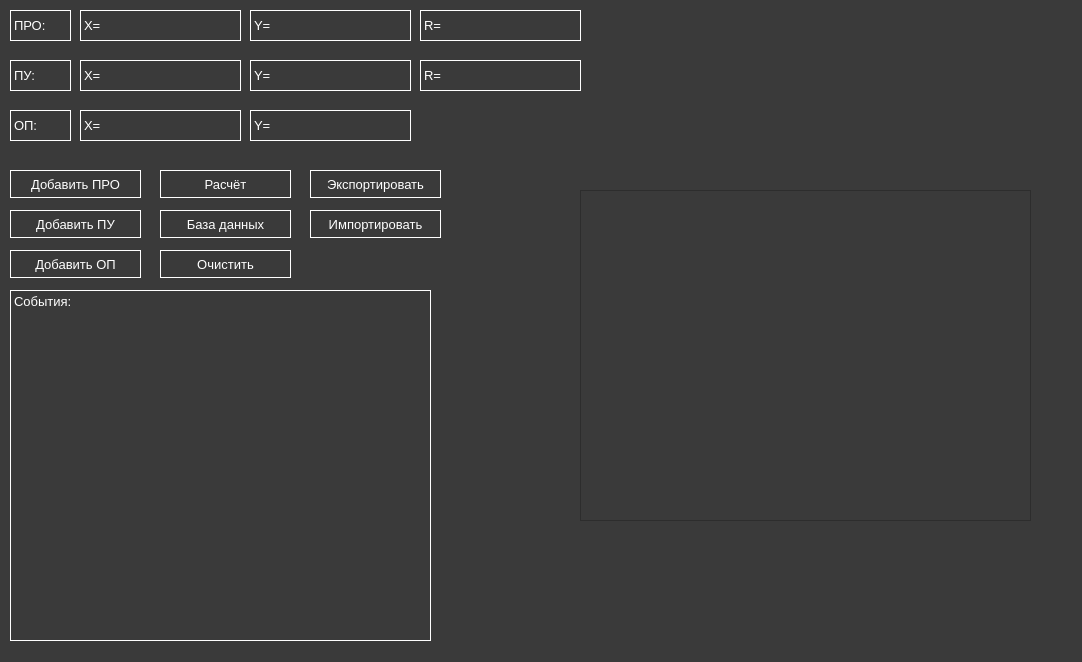
<?xml version="1.0" encoding="UTF-8"?>
<ui version="4.0">
 <class>MainWindow</class>
 <widget class="QMainWindow" name="MainWindow">
  <property name="geometry">
   <rect>
    <x>0</x>
    <y>0</y>
    <width>1082</width>
    <height>662</height>
   </rect>
  </property>
  <property name="windowTitle">
   <string>MainWindow</string>
  </property>
  <property name="styleSheet">
   <string notr="true">background-color: rgb(58, 58, 58);
color: rgb(255, 255, 255);</string>
  </property>
  <widget class="QWidget" name="centralwidget">
   <widget class="QLabel" name="label">
    <property name="geometry">
     <rect>
      <x>10</x>
      <y>10</y>
      <width>61</width>
      <height>31</height>
     </rect>
    </property>
    <property name="font">
     <font>
      <pointsize>10</pointsize>
     </font>
    </property>
    <property name="styleSheet">
     <string notr="true">border-style: solid;
border-color: white;
border-width: 1px 1px 1px 1px;</string>
    </property>
    <property name="text">
     <string>ПРО:</string>
    </property>
   </widget>
   <widget class="QLabel" name="label_2">
    <property name="geometry">
     <rect>
      <x>10</x>
      <y>60</y>
      <width>61</width>
      <height>31</height>
     </rect>
    </property>
    <property name="font">
     <font>
      <pointsize>10</pointsize>
     </font>
    </property>
    <property name="styleSheet">
     <string notr="true">border-style: solid;
border-color: white;
border-width: 1px 1px 1px 1px;</string>
    </property>
    <property name="text">
     <string>ПУ:</string>
    </property>
   </widget>
   <widget class="QLabel" name="label_3">
    <property name="geometry">
     <rect>
      <x>10</x>
      <y>110</y>
      <width>61</width>
      <height>31</height>
     </rect>
    </property>
    <property name="font">
     <font>
      <pointsize>10</pointsize>
     </font>
    </property>
    <property name="styleSheet">
     <string notr="true">border-style: solid;
border-color: white;
border-width: 1px 1px 1px 1px;</string>
    </property>
    <property name="text">
     <string>ОП:</string>
    </property>
   </widget>
   <widget class="QLabel" name="label_4">
    <property name="geometry">
     <rect>
      <x>80</x>
      <y>10</y>
      <width>41</width>
      <height>31</height>
     </rect>
    </property>
    <property name="font">
     <font>
      <pointsize>10</pointsize>
     </font>
    </property>
    <property name="styleSheet">
     <string notr="true">border-style: solid;
border-color: white;
border-width: 1px 0px 1px 1px;</string>
    </property>
    <property name="text">
     <string>Х=</string>
    </property>
   </widget>
   <widget class="QLabel" name="label_5">
    <property name="geometry">
     <rect>
      <x>250</x>
      <y>60</y>
      <width>41</width>
      <height>31</height>
     </rect>
    </property>
    <property name="font">
     <font>
      <pointsize>10</pointsize>
     </font>
    </property>
    <property name="styleSheet">
     <string notr="true">border-style: solid;
border-color: white;
border-width: 1px 0px 1px 1px;</string>
    </property>
    <property name="text">
     <string>Y=</string>
    </property>
   </widget>
   <widget class="QLineEdit" name="PRO_X">
    <property name="geometry">
     <rect>
      <x>120</x>
      <y>10</y>
      <width>121</width>
      <height>31</height>
     </rect>
    </property>
    <property name="styleSheet">
     <string notr="true">border-style: solid;
border-color: white;
border-width: 1px 1px 1px 0px;</string>
    </property>
   </widget>
   <widget class="QLineEdit" name="PU_Y">
    <property name="geometry">
     <rect>
      <x>290</x>
      <y>60</y>
      <width>121</width>
      <height>31</height>
     </rect>
    </property>
    <property name="styleSheet">
     <string notr="true">border-style: solid;
border-color: white;
border-width: 1px 1px 1px 0px;</string>
    </property>
   </widget>
   <widget class="QLabel" name="label_6">
    <property name="geometry">
     <rect>
      <x>250</x>
      <y>10</y>
      <width>41</width>
      <height>31</height>
     </rect>
    </property>
    <property name="font">
     <font>
      <pointsize>10</pointsize>
     </font>
    </property>
    <property name="styleSheet">
     <string notr="true">border-style: solid;
border-color: white;
border-width: 1px 0px 1px 1px;</string>
    </property>
    <property name="text">
     <string>Y=</string>
    </property>
   </widget>
   <widget class="QLineEdit" name="PRO_Y">
    <property name="geometry">
     <rect>
      <x>290</x>
      <y>10</y>
      <width>121</width>
      <height>31</height>
     </rect>
    </property>
    <property name="styleSheet">
     <string notr="true">border-style: solid;
border-color: white;
border-width: 1px 1px 1px 0px;</string>
    </property>
   </widget>
   <widget class="QLabel" name="label_7">
    <property name="geometry">
     <rect>
      <x>80</x>
      <y>60</y>
      <width>41</width>
      <height>31</height>
     </rect>
    </property>
    <property name="font">
     <font>
      <pointsize>10</pointsize>
     </font>
    </property>
    <property name="styleSheet">
     <string notr="true">border-style: solid;
border-color: white;
border-width: 1px 0px 1px 1px;</string>
    </property>
    <property name="text">
     <string>Х=</string>
    </property>
   </widget>
   <widget class="QLineEdit" name="PU_X">
    <property name="geometry">
     <rect>
      <x>120</x>
      <y>60</y>
      <width>121</width>
      <height>31</height>
     </rect>
    </property>
    <property name="styleSheet">
     <string notr="true">border-style: solid;
border-color: white;
border-width: 1px 1px 1px 0px;</string>
    </property>
   </widget>
   <widget class="QLabel" name="label_8">
    <property name="geometry">
     <rect>
      <x>80</x>
      <y>110</y>
      <width>41</width>
      <height>31</height>
     </rect>
    </property>
    <property name="font">
     <font>
      <pointsize>10</pointsize>
     </font>
    </property>
    <property name="styleSheet">
     <string notr="true">border-style: solid;
border-color: white;
border-width: 1px 0px 1px 1px;</string>
    </property>
    <property name="text">
     <string>Х=</string>
    </property>
   </widget>
   <widget class="QLineEdit" name="OP_X">
    <property name="geometry">
     <rect>
      <x>120</x>
      <y>110</y>
      <width>121</width>
      <height>31</height>
     </rect>
    </property>
    <property name="styleSheet">
     <string notr="true">border-style: solid;
border-color: white;
border-width: 1px 1px 1px 0px;</string>
    </property>
   </widget>
   <widget class="QLabel" name="label_9">
    <property name="geometry">
     <rect>
      <x>250</x>
      <y>110</y>
      <width>41</width>
      <height>31</height>
     </rect>
    </property>
    <property name="font">
     <font>
      <pointsize>10</pointsize>
     </font>
    </property>
    <property name="styleSheet">
     <string notr="true">border-style: solid;
border-color: white;
border-width: 1px 0px 1px 1px;</string>
    </property>
    <property name="text">
     <string>Y=</string>
    </property>
   </widget>
   <widget class="QLineEdit" name="OP_Y">
    <property name="geometry">
     <rect>
      <x>290</x>
      <y>110</y>
      <width>121</width>
      <height>31</height>
     </rect>
    </property>
    <property name="styleSheet">
     <string notr="true">border-style: solid;
border-color: white;
border-width: 1px 1px 1px 0px;</string>
    </property>
   </widget>
   <widget class="QLabel" name="label_10">
    <property name="geometry">
     <rect>
      <x>420</x>
      <y>10</y>
      <width>41</width>
      <height>31</height>
     </rect>
    </property>
    <property name="font">
     <font>
      <pointsize>10</pointsize>
     </font>
    </property>
    <property name="styleSheet">
     <string notr="true">border-style: solid;
border-color: white;
border-width: 1px 0px 1px 1px;</string>
    </property>
    <property name="text">
     <string>R=</string>
    </property>
   </widget>
   <widget class="QLineEdit" name="PRO_R">
    <property name="geometry">
     <rect>
      <x>460</x>
      <y>10</y>
      <width>121</width>
      <height>31</height>
     </rect>
    </property>
    <property name="styleSheet">
     <string notr="true">border-style: solid;
border-color: white;
border-width: 1px 1px 1px 0px;</string>
    </property>
   </widget>
   <widget class="QLabel" name="label_11">
    <property name="geometry">
     <rect>
      <x>420</x>
      <y>60</y>
      <width>41</width>
      <height>31</height>
     </rect>
    </property>
    <property name="font">
     <font>
      <pointsize>10</pointsize>
     </font>
    </property>
    <property name="styleSheet">
     <string notr="true">border-style: solid;
border-color: white;
border-width: 1px 0px 1px 1px;</string>
    </property>
    <property name="text">
     <string>R=</string>
    </property>
   </widget>
   <widget class="QLineEdit" name="PU_R">
    <property name="geometry">
     <rect>
      <x>460</x>
      <y>60</y>
      <width>121</width>
      <height>31</height>
     </rect>
    </property>
    <property name="styleSheet">
     <string notr="true">border-style: solid;
border-color: white;
border-width: 1px 1px 1px 0px;</string>
    </property>
   </widget>
   <widget class="QPushButton" name="D_PRO">
    <property name="geometry">
     <rect>
      <x>10</x>
      <y>170</y>
      <width>131</width>
      <height>28</height>
     </rect>
    </property>
    <property name="font">
     <font>
      <pointsize>10</pointsize>
     </font>
    </property>
    <property name="styleSheet">
     <string notr="true">border-style: solid;
border-color: white;
border-width: 1px 1px 1px 1px;</string>
    </property>
    <property name="text">
     <string>Добавить ПРО</string>
    </property>
   </widget>
   <widget class="QPushButton" name="D_PU">
    <property name="geometry">
     <rect>
      <x>10</x>
      <y>210</y>
      <width>131</width>
      <height>28</height>
     </rect>
    </property>
    <property name="font">
     <font>
      <pointsize>10</pointsize>
     </font>
    </property>
    <property name="styleSheet">
     <string notr="true">border-style: solid;
border-color: white;
border-width: 1px 1px 1px 1px;</string>
    </property>
    <property name="text">
     <string>Добавить ПУ</string>
    </property>
   </widget>
   <widget class="QPushButton" name="D_OP">
    <property name="geometry">
     <rect>
      <x>10</x>
      <y>250</y>
      <width>131</width>
      <height>28</height>
     </rect>
    </property>
    <property name="font">
     <font>
      <pointsize>10</pointsize>
     </font>
    </property>
    <property name="styleSheet">
     <string notr="true">border-style: solid;
border-color: white;
border-width: 1px 1px 1px 1px;</string>
    </property>
    <property name="text">
     <string>Добавить ОП</string>
    </property>
   </widget>
   <widget class="QPushButton" name="RASHET">
    <property name="geometry">
     <rect>
      <x>160</x>
      <y>170</y>
      <width>131</width>
      <height>28</height>
     </rect>
    </property>
    <property name="font">
     <font>
      <pointsize>10</pointsize>
     </font>
    </property>
    <property name="styleSheet">
     <string notr="true">border-style: solid;
border-color: white;
border-width: 1px 1px 1px 1px;</string>
    </property>
    <property name="text">
     <string>Расчёт</string>
    </property>
   </widget>
   <widget class="QPushButton" name="BD">
    <property name="geometry">
     <rect>
      <x>160</x>
      <y>210</y>
      <width>131</width>
      <height>28</height>
     </rect>
    </property>
    <property name="font">
     <font>
      <pointsize>10</pointsize>
     </font>
    </property>
    <property name="styleSheet">
     <string notr="true">border-style: solid;
border-color: white;
border-width: 1px 1px 1px 1px;</string>
    </property>
    <property name="text">
     <string>База данных</string>
    </property>
   </widget>
   <widget class="QPushButton" name="CLEAR">
    <property name="geometry">
     <rect>
      <x>160</x>
      <y>250</y>
      <width>131</width>
      <height>28</height>
     </rect>
    </property>
    <property name="font">
     <font>
      <pointsize>10</pointsize>
     </font>
    </property>
    <property name="styleSheet">
     <string notr="true">border-style: solid;
border-color: white;
border-width: 1px 1px 1px 1px;</string>
    </property>
    <property name="text">
     <string>Очистить</string>
    </property>
   </widget>
   <widget class="QPushButton" name="EXPORT">
    <property name="geometry">
     <rect>
      <x>310</x>
      <y>170</y>
      <width>131</width>
      <height>28</height>
     </rect>
    </property>
    <property name="font">
     <font>
      <pointsize>10</pointsize>
     </font>
    </property>
    <property name="styleSheet">
     <string notr="true">border-style: solid;
border-color: white;
border-width: 1px 1px 1px 1px;</string>
    </property>
    <property name="text">
     <string>Экспортировать</string>
    </property>
   </widget>
   <widget class="QPushButton" name="IMPORT">
    <property name="geometry">
     <rect>
      <x>310</x>
      <y>210</y>
      <width>131</width>
      <height>28</height>
     </rect>
    </property>
    <property name="font">
     <font>
      <pointsize>10</pointsize>
     </font>
    </property>
    <property name="styleSheet">
     <string notr="true">border-style: solid;
border-color: white;
border-width: 1px 1px 1px 1px;</string>
    </property>
    <property name="text">
     <string>Импортировать</string>
    </property>
   </widget>
   <widget class="QLabel" name="label_12">
    <property name="geometry">
     <rect>
      <x>10</x>
      <y>290</y>
      <width>421</width>
      <height>351</height>
     </rect>
    </property>
    <property name="font">
     <font>
      <pointsize>10</pointsize>
     </font>
    </property>
    <property name="styleSheet">
     <string notr="true">border-style: solid;
border-color: white;
border-width: 1px 1px 1px 1px;</string>
    </property>
    <property name="text">
     <string>События:</string>
    </property>
    <property name="alignment">
     <set>Qt::AlignLeading|Qt::AlignLeft|Qt::AlignTop</set>
    </property>
   </widget>
   <widget class="QTableWidget" name="tableWidget">
    <property name="geometry">
     <rect>
      <x>580</x>
      <y>190</y>
      <width>451</width>
      <height>331</height>
     </rect>
    </property>
   </widget>
  </widget>
  <widget class="QMenuBar" name="menubar">
   <property name="geometry">
    <rect>
     <x>0</x>
     <y>0</y>
     <width>1082</width>
     <height>26</height>
    </rect>
   </property>
  </widget>
 </widget>
 <resources/>
 <connections/>
</ui>
